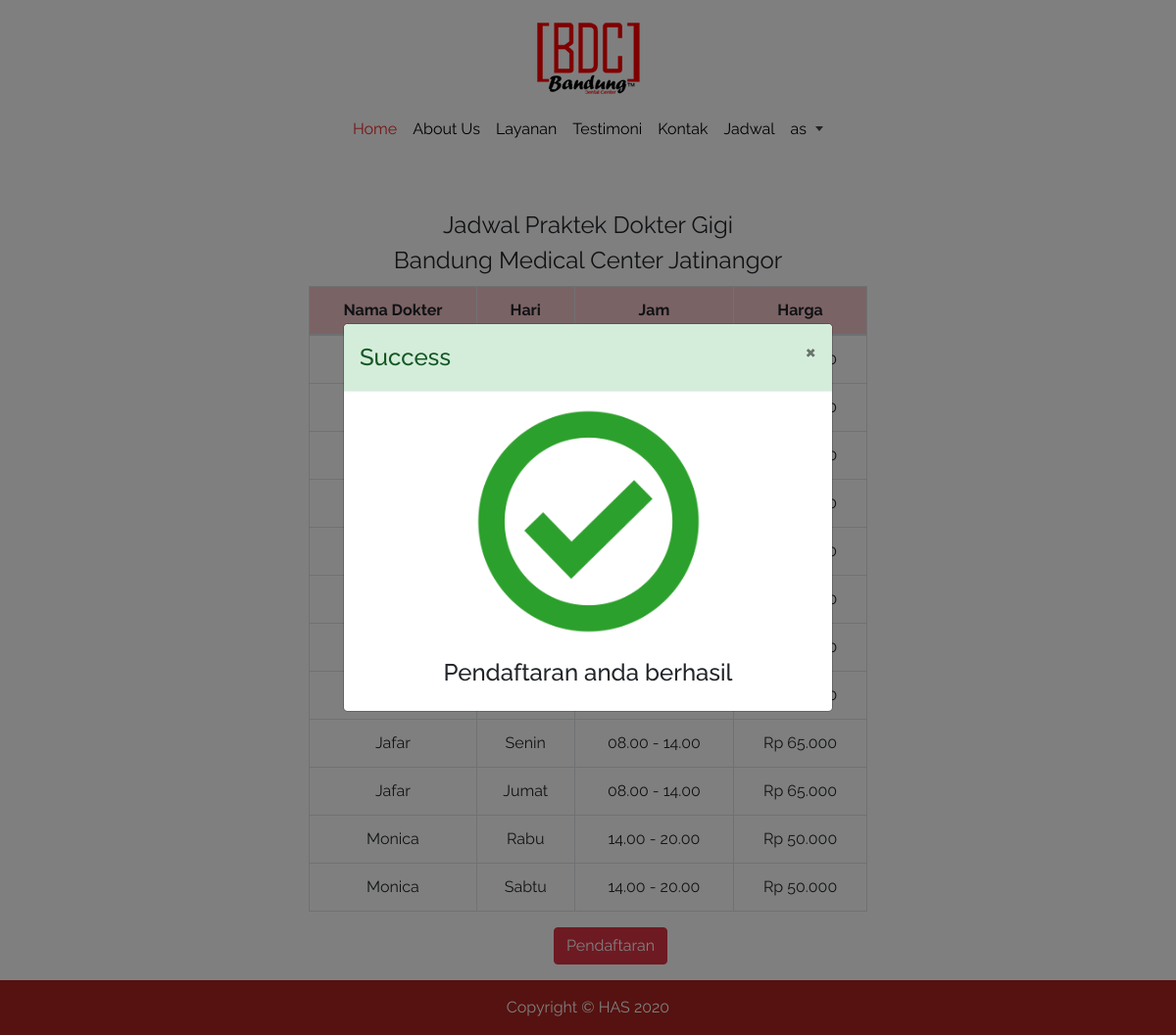
The app's page /jadwal/index.php (signed in) with its own data.
### tables this page shows
CREATE TABLE `detailjadwal` (
  `id` int(11) NOT NULL,
  `idDokter` int(11) NOT NULL,
  `idJadwal` int(11) NOT NULL,
  `hari` varchar(20) NOT NULL
);

CREATE TABLE `dokter` (
  `id` int(11) NOT NULL,
  `nama` varchar(50) NOT NULL,
  `harga` int(11) NOT NULL
);

CREATE TABLE `jadwal` (
  `id` int(11) NOT NULL,
  `jam` varchar(20) NOT NULL
);

### class/classJadwal.php (the view, shortened to what this page needs)
<?php
class jadwal{
    public function selectDokter($conn){
        $sql = "SELECT dj.id, d.nama, d.harga, j.jam, dj.hari from detailjadwal as dj inner join dokter as d on d.id = dj.idDokter inner join jadwal as j on j.id = dj.idJadwal order by d.nama";
        $res = $conn->query($sql);
        while($row = $res->fetch_assoc()){
            echo "<tr>
            <td>".$row['nama']."</td>
            <td>".$row['hari']."</td>
            <td>".$row['jam']."</td>
            <td>".$this->rupiah($row['harga'])."</td>
            </tr>";
        }
    }
    function rupiah($angka){
        $hasil_rupiah = "Rp " . number_format($angka,0,',','.');
        return $hasil_rupiah;
    }
}
?>

### assets/css/style.css (style rules this page uses)
body { font-family: 'Raleway', sans-serif; }
.jadwal { background-image: url("https://i.pinimg.com/originals/5b/b0/10/5bb01097e72421de5876d42ff5de60ef.jpg"); background-size: cover; background-position: center center; }

### records on screen
detailjadwal: idDokter.nama "Jafar", hari "Senin", idJadwal.jam "08.00 - 14.00", idDokter.harga "Rp 65.000"
detailjadwal: idDokter.nama "Jafar", hari "Jumat", idJadwal.jam "08.00 - 14.00", idDokter.harga "Rp 65.000"
detailjadwal: idDokter.nama "Monica", hari "Rabu", idJadwal.jam "14.00 - 20.00", idDokter.harga "Rp 50.000"
detailjadwal: idDokter.nama "Monica", hari "Sabtu", idJadwal.jam "14.00 - 20.00", idDokter.harga "Rp 50.000"

### other values on screen
$_SESSION["nama"] "as"
